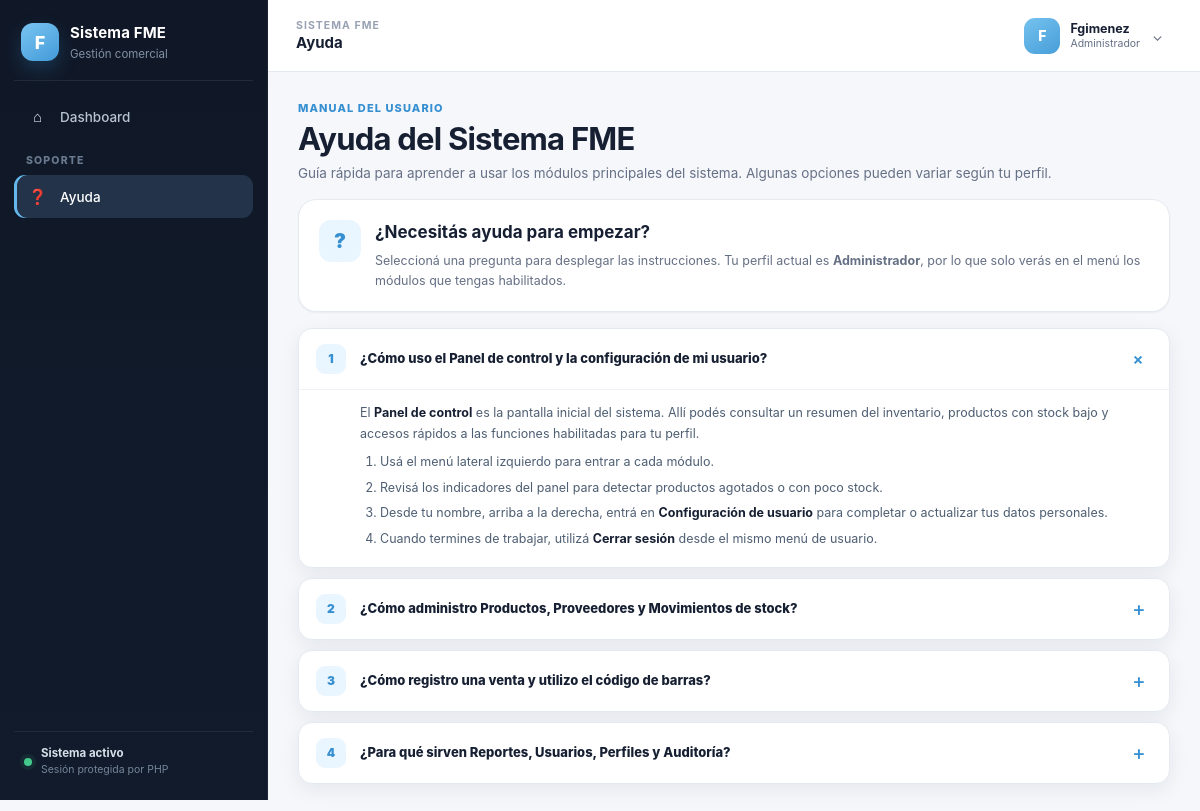
The app's page /index.php?mod=ayuda (signed in), older data.
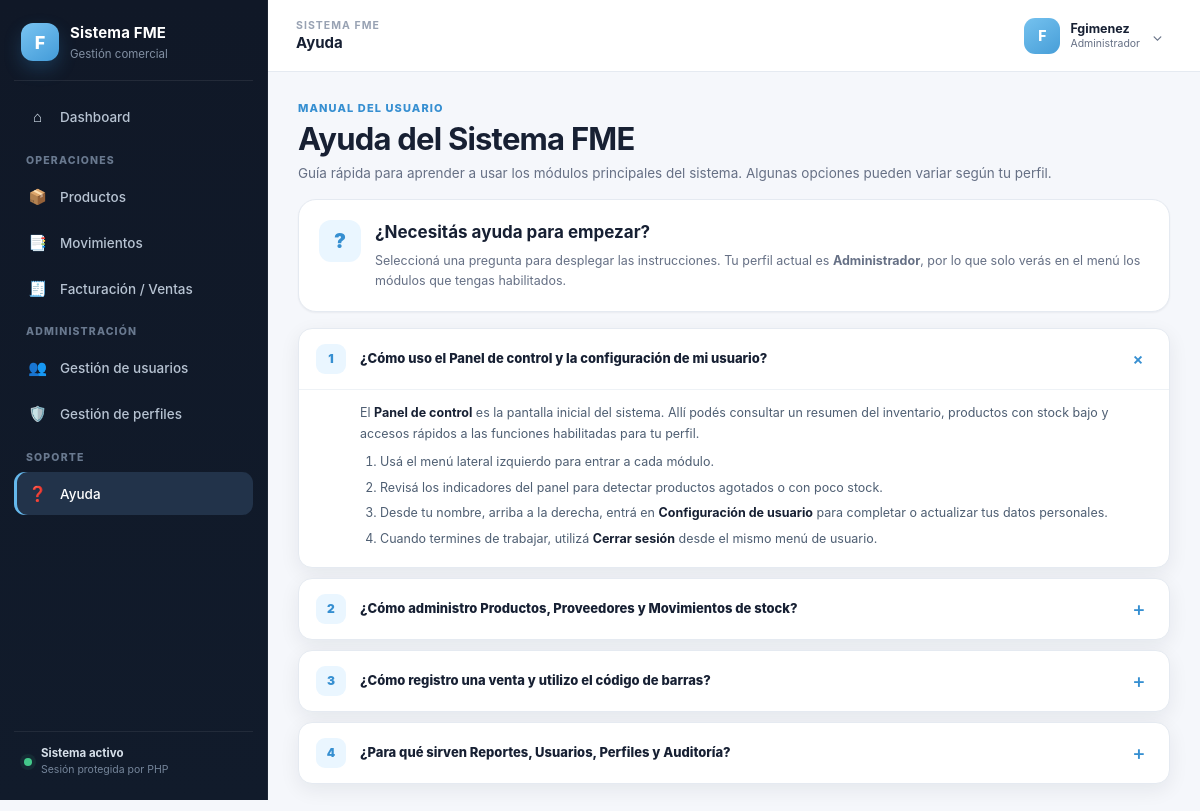
The same page, newer data.
### tables this page shows
CREATE TABLE Tipo_Rol (
    id_rol INT AUTO_INCREMENT PRIMARY KEY,
    nombre_rol VARCHAR(50) NOT NULL,
    descripcion_rol VARCHAR(100)
);

CREATE TABLE IF NOT EXISTS Modulo (
  id_modulo INT AUTO_INCREMENT PRIMARY KEY,
  codigo_modulo VARCHAR(50) NOT NULL UNIQUE,
  nombre_modulo VARCHAR(80) NOT NULL,
  icono_modulo VARCHAR(10),
  url_modulo VARCHAR(150) NOT NULL,
  archivo_modulo VARCHAR(80) NULL,
  activo TINYINT(1) NOT NULL DEFAULT 1
);

### index.php (called while the page is built)
<?php
require __DIR__ . '/app/core/bootstrap.php';
require __DIR__ . '/app/views/layout.php';

### app/core/bootstrap.php (called while the page is built, shortened)
<?php
require_once __DIR__ . '/../config/db.php';
$usuario = (string) ($_SESSION['auth_user'] ?? 'Usuario');
$rolId   = (int) $_SESSION['auth_rol'];
$modActual = trim((string) ($_GET['mod'] ?? 'panel'));
$stmt = $pdo->prepare('SELECT nombre_rol, activo FROM Tipo_Rol WHERE id_rol = ? LIMIT 1');
$stmt->execute([$rolId]);
$rolActual = $stmt->fetch(PDO::FETCH_ASSOC);
$rolNombre = (string) $rolActual['nombre_rol'];
$modulos = [];
$modulosPermitidosPorCodigo = [];
$modulosPermitidosConArchivo = [];
try {
    $stmt = $pdo->prepare(
        'SELECT m.id_modulo, m.codigo_modulo, m.nombre_modulo, m.icono_modulo,
                m.url_modulo, m.archivo_modulo
         FROM Rol_Modulo rm
         INNER JOIN Modulo m ON rm.id_modulo = m.id_modulo
         WHERE rm.id_rol = ?
           AND m.activo = 1
         ORDER BY m.id_modulo ASC'
    );
    $stmt->execute([$rolId]);
    foreach ($stmt->fetchAll(PDO::FETCH_ASSOC) as $modulo) {
        $codigo = (string) $modulo['codigo_modulo'];
        $item = [
            'id' => $codigo,
            'icon' => $modulo['icono_modulo'] ?: '📌',
            'titulo' => (string) $modulo['nombre_modulo'],
            'url' => $modulo['url_modulo'] ?: '#',
            'archivo' => $modulo['archivo_modulo'],
        ];
        $modulos[] = $item;
        $modulosPermitidosPorCodigo[$codigo] = $item;
        if (!empty($modulo['archivo_modulo'])) {
            $modulosPermitidosConArchivo[$codigo] = $item;
        }
    }
} catch (Throwable $e) {
    error_log('FME - Error al cargar permisos: ' . $e->getMessage());
    $modulos = [];
    $modulosPermitidosPorCodigo = [];
    $modulosPermitidosConArchivo = [];
}
$modulosSiemprePermitidos = [
    'panel' => [
        'id' => 'panel',
        'icon' => '🏠',
        'titulo' => 'Panel de control',
        'url' => 'index.php',
        'archivo' => 'panel.php',
    ],
    'config_usuario' => [
        'id' => 'config_usuario',
        'icon' => '👤',
        'titulo' => 'Configuración de usuario',
        'url' => 'index.php?mod=config_usuario',
        'archivo' => 'config_usuario.php',
    ],
    'ayuda' => [
        'id' => 'ayuda',
        'icon' => '❓',
        'titulo' => 'Ayuda',
        'url' => 'index.php?mod=ayuda',
        'archivo' => 'ayuda.php',
    ],
];
foreach ($modulosSiemprePermitidos as $codigo => $item) {
    if (!isset($modulosPermitidosPorCodigo[$codigo])) {
        $modulos[] = $item;
        $modulosPermitidosPorCodigo[$codigo] = $item;
        $modulosPermitidosConArchivo[$codigo] = $item;
    }
}
if (isset($modulosSiemprePermitidos[$modActual])) {
    $moduloActualInfo = $modulosPermitidosConArchivo[$modActual] ?? $modulosSiemprePermitidos[$modActual];
} else {
    $moduloActualInfo = $modulosPermitidosConArchivo[$modActual] ?? null;
}

### app/views/layout.php (the view, shortened to what this page needs)
<?php
$reportSection = $modActual === 'reportes' ? trim((string) ($_GET['section'] ?? 'resumen')) : '';
if (!in_array($reportSection, ['resumen', 'graficos'], true)) {
    $reportSection = 'resumen';
}
$menuByCode = [];
foreach ($modulos as $menuItem) {
    $menuByCode[$menuItem['id']] = $menuItem;
}
$menuGroups = [
    'Operaciones' => ['productos', 'movimientos', 'ventas', 'proveedores'],
    'Análisis' => ['reportes'],
    'Administración' => ['usuarios', 'perfiles', 'auditoria'],
    'Soporte' => ['ayuda'],
];
$pageTitle = (string) ($moduloActualInfo['titulo'] ?? 'Sistema FME');
?>
<!doctype html>
<html lang="es">
<head>
  <link rel="stylesheet" href="assets/css/dashboard.css"/>
</head>
<body>
<div class="app-shell">
  <aside class="sidebar" id="sidebar" aria-label="Navegación principal">
    <div class="sidebar-brand">
      <div class="brand-mark">F</div>
      <div class="brand-copy">
        <strong>Sistema FME</strong>
        <span>Gestión comercial</span>
      </div>
    </div>
    <nav class="menu">
      <a href="index.php" class="menu-item <?= $modActual === 'panel' ? 'active' : '' ?>">
        <span class="mi-icon">⌂</span>
        <span class="menu-label">Dashboard</span>
      </a>
      <?php foreach ($menuGroups as $groupName => $codes): ?>
        <?php
        $visibleItems = [];
        foreach ($codes as $code) {
            if (isset($menuByCode[$code]) && ($menuByCode[$code]['url'] ?? '#') !== '#') {
                $visibleItems[$code] = $menuByCode[$code];
            }
        }
        if (!$visibleItems) continue;
        ?>
        <div class="menu-group">
          <div class="menu-group-title"><?= htmlspecialchars($groupName) ?></div>
          <?php foreach ($visibleItems as $code => $m): ?>
            <?php if ($code === 'reportes'): ?>
              <a href="index.php?mod=reportes&section=resumen"
                 class="menu-item menu-parent <?= $modActual === 'reportes' ? 'active' : '' ?>">
                <span class="mi-icon"><?= htmlspecialchars($m['icon'] ?: '📊') ?></span>
                <span class="menu-label"><?= htmlspecialchars($m['titulo']) ?></span>
                <span class="menu-caret">›</span>
              </a>
              <?php if ($modActual === 'reportes'): ?>
                <div class="submenu" aria-label="Submódulos de Reportes">
                  <a href="index.php?mod=reportes&section=resumen" class="submenu-item <?= $reportSection === 'resumen' ? 'active' : '' ?>">Resumen</a>
                  <a href="index.php?mod=reportes&section=graficos" class="submenu-item <?= $reportSection === 'graficos' ? 'active' : '' ?>">Informes gráficos</a>
                </div>
              <?php endif; ?>
            <?php else: ?>
              <a href="<?= htmlspecialchars($m['url']) ?>"
                 class="menu-item <?= $modActual === $code ? 'active' : '' ?>">
                <span class="mi-icon"><?= htmlspecialchars($m['icon'] ?: '•') ?></span>
                <span class="menu-label"><?= htmlspecialchars($m['titulo']) ?></span>
              </a>
            <?php endif; ?>
          <?php endforeach; ?>
        </div>
      <?php endforeach; ?>
    </nav>
    <div class="sidebar-footer">
      <span class="sidebar-status-dot"></span>
      <div><strong>Sistema activo</strong><span>Sesión protegida por PHP</span></div>
    </div>
  </aside>
  <main class="main">
    <header class="topbar">
      <div class="topbar-left">
        <div class="topbar-context">
          <span class="topbar-kicker">Sistema FME</span>
          <strong><?= htmlspecialchars($pageTitle) ?></strong>
        </div>
      </div>
      <div class="user">
        <button class="user-btn" id="userBtn" type="button" aria-expanded="false" aria-controls="userMenu">
          <span class="avatar" aria-hidden="true"><?= htmlspecialchars(strtoupper(substr($usuario, 0, 1))) ?></span>
          <span class="top-user-summary" aria-label="Usuario actual">
            <span class="top-user-name" data-session-username><?= htmlspecialchars($usuario) ?></span>
            <span class="top-user-role" data-session-role><?= htmlspecialchars($rolNombre) ?></span>
          </span>
          <span class="user-chevron">⌄</span>
        </button>
      </div>
    </header>
    <section class="content">
      <?php
      $archivoModulo = $moduloActualInfo['archivo'] ?? 'panel.php';
      $rutaModulo = __DIR__ . '/../../modulos/' . basename((string) $archivoModulo);
      if (is_file($rutaModulo)) {
          include $rutaModulo;
      } else {
          echo '<div class="empty-state"><h1 class="title">Módulo no disponible</h1><p class="subtitle">Este módulo está registrado, pero no tiene una pantalla asociada.</p></div>';
      }
      ?>
    </section>
  </main>
</div>
</body>
</html>

### modulos/ayuda.php (shortened to what this page needs)
<?php
$ayudaRol = htmlspecialchars((string) ($rolNombre ?? 'Usuario'));
?>
<section class="page-heading help-heading">
  <div>
    <p class="eyebrow">Manual del usuario</p>
    <h1 class="title">Ayuda del Sistema FME</h1>
    <p class="subtitle">Guía rápida para aprender a usar los módulos principales del sistema. Algunas opciones pueden variar según tu perfil.</p>
  </div>
</section>
<section class="surface-card help-welcome-card">
  <div class="help-welcome-icon" aria-hidden="true">?</div>
  <div>
    <h2>¿Necesitás ayuda para empezar?</h2>
    <p>Seleccioná una pregunta para desplegar las instrucciones. Tu perfil actual es <strong><?= $ayudaRol ?></strong>, por lo que solo verás en el menú los módulos que tengas habilitados.</p>
  </div>
</section>
<section class="help-faq" aria-label="Preguntas frecuentes del Sistema FME">
  <details class="help-faq-item" open>
    <summary>
      <span class="help-faq-number">1</span>
      <span>¿Cómo uso el Panel de control y la configuración de mi usuario?</span>
      <span class="help-faq-toggle" aria-hidden="true">+</span>
    </summary>
    <div class="help-faq-content">
      <p>El <strong>Panel de control</strong> es la pantalla inicial del sistema. Allí podés consultar un resumen del inventario, productos con stock bajo y accesos rápidos a las funciones habilitadas para tu perfil.</p>
      <ol>
        <li>Usá el menú lateral izquierdo para entrar a cada módulo.</li>
        <li>Revisá los indicadores del panel para detectar productos agotados o con poco stock.</li>
        <li>Desde tu nombre, arriba a la derecha, entrá en <strong>Configuración de usuario</strong> para completar o actualizar tus datos personales.</li>
        <li>Cuando termines de trabajar, utilizá <strong>Cerrar sesión</strong> desde el mismo menú de usuario.</li>
      </ol>
    </div>
  </details>
  <details class="help-faq-item">
    <summary>
      <span class="help-faq-number">2</span>
      <span>¿Cómo administro Productos, Proveedores y Movimientos de stock?</span>
      <span class="help-faq-toggle" aria-hidden="true">+</span>
    </summary>
  </details>
  <details class="help-faq-item">
    <summary>
      <span class="help-faq-number">3</span>
      <span>¿Cómo registro una venta y utilizo el código de barras?</span>
      <span class="help-faq-toggle" aria-hidden="true">+</span>
    </summary>
  </details>
  <details class="help-faq-item">
    <summary>
      <span class="help-faq-number">4</span>
      <span>¿Para qué sirven Reportes, Usuarios, Perfiles y Auditoría?</span>
      <span class="help-faq-toggle" aria-hidden="true">+</span>
    </summary>
  </details>
</section>

Row changes from the older to the newer data that the page shows:
added modulo: icono_modulo "📦", nombre_modulo "Productos", shown under "OPERACIONES"
added modulo: icono_modulo "📑", nombre_modulo "Movimientos", shown under "OPERACIONES"
added modulo: icono_modulo "🧾", nombre_modulo "Facturación / Ventas", shown under "OPERACIONES"
added modulo: icono_modulo "👥", nombre_modulo "Gestión de usuarios", shown under "ADMINISTRACIÓN"
added modulo: icono_modulo "🛡️", nombre_modulo "Gestión de perfiles", shown under "ADMINISTRACIÓN"
Text that changed along with them:
new list line: "OPERACIONES"
new list line: "ADMINISTRACIÓN"
